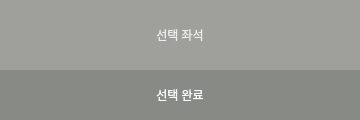
  <widget class="QWidget" name="buttonWidget" native="true">
   <property name="geometry">
    <rect>
     <x>0</x>
     <y>580</y>
     <width>360</width>
     <height>120</height>
    </rect>
   </property>
   <property name="minimumSize">
    <size>
     <width>360</width>
     <height>50</height>
    </size>
   </property>
   <property name="maximumSize">
    <size>
     <width>16777215</width>
     <height>16777215</height>
    </size>
   </property>
   <widget class="QWidget" name="verticalLayoutWidget_2">
    <property name="geometry">
     <rect>
      <x>0</x>
      <y>0</y>
      <width>362</width>
      <height>121</height>
     </rect>
    </property>
    <layout class="QVBoxLayout" name="verticalLayout_2">
     <property name="spacing">
      <number>0</number>
     </property>
     <item>
      <widget class="QGroupBox" name="groupBox_2">
       <property name="styleSheet">
        <string notr="true">border: none;</string>
       </property>
       <property name="title">
        <string/>
       </property>
       <widget class="QPushButton" name="selectbutton">
        <property name="geometry">
         <rect>
          <x>0</x>
          <y>70</y>
          <width>360</width>
          <height>50</height>
         </rect>
        </property>
        <property name="minimumSize">
         <size>
          <width>0</width>
          <height>50</height>
         </size>
        </property>
        <property name="styleSheet">
         <string notr="true">border:none;
background-color: rgb(136, 138, 133);
color: white;</string>
        </property>
        <property name="text">
         <string>선택 완료</string>
        </property>
       </widget>
       <widget class="QLabel" name="selectnum">
        <property name="geometry">
         <rect>
          <x>0</x>
          <y>0</y>
          <width>360</width>
          <height>70</height>
         </rect>
        </property>
        <property name="minimumSize">
         <size>
          <width>0</width>
          <height>70</height>
         </size>
        </property>
        <property name="maximumSize">
         <size>
          <width>16777215</width>
          <height>16777215</height>
         </size>
        </property>
        <property name="styleSheet">
         <string notr="true">background-color: rgba(136, 138, 133, 200);
color: rgb(238, 238, 236);</string>
        </property>
        <property name="text">
         <string>선택 좌석</string>
        </property>
        <property name="alignment">
         <set>Qt::AlignCenter</set>
        </property>
       </widget>
      </widget>
     </item>
    </layout>
   </widget>
  </widget>
